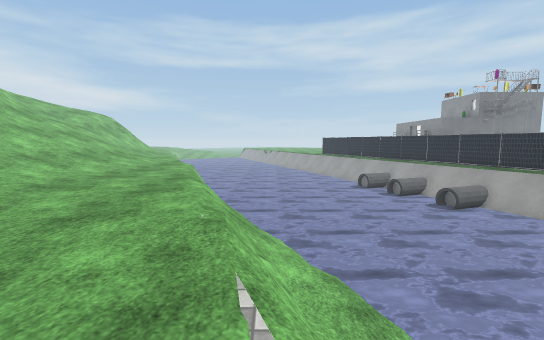
[1] (above)

18 first-person views from a walk through a Unity game level. The camera is 1.3 m above the floor, tilts 6° down and sees 90° across. The floor is counted in squares, 1 m on a side. Each view is taken from the middle of a square. On the plan, view 1 faces up. The plan holds only what a view shows up to about 13 squares ahead; the rest is blank. The place goes on beyond the plan. The player character is not drawn. Some surface patterns are stand-ins.

[2]
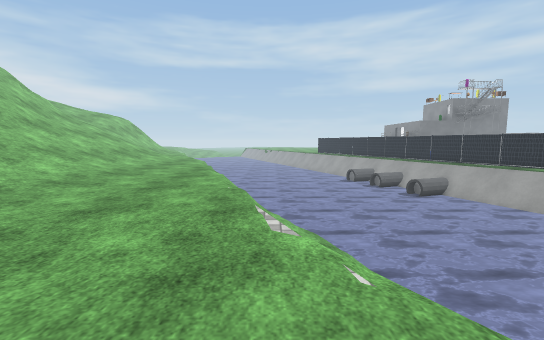

[3]
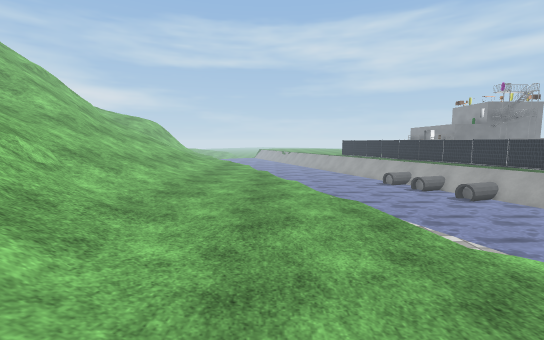

[4]
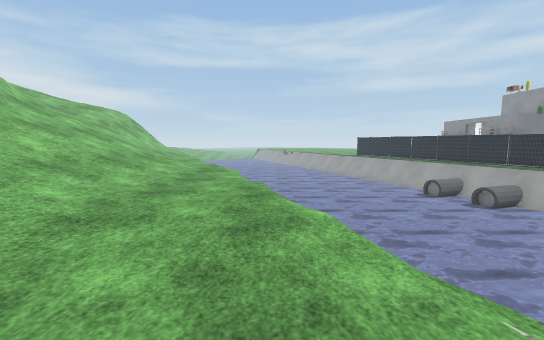

[5]
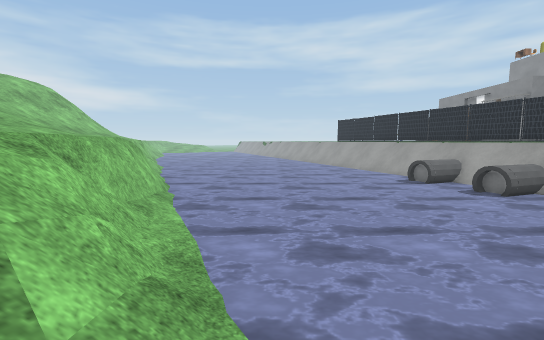

[6]
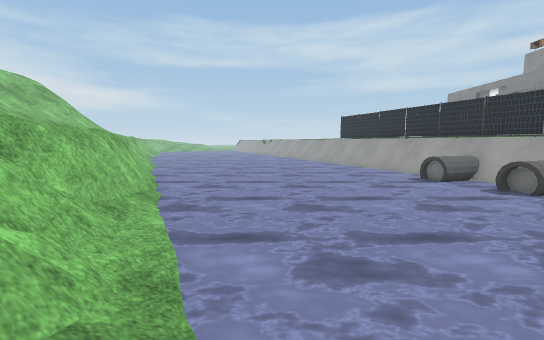

[7]
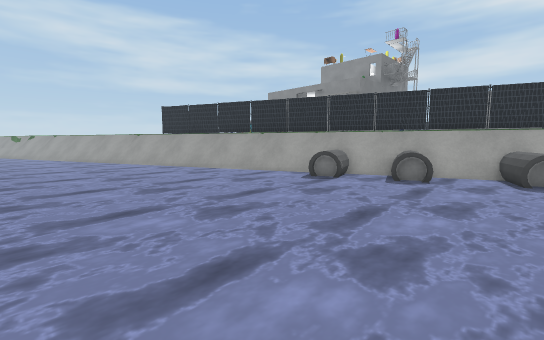

[8]
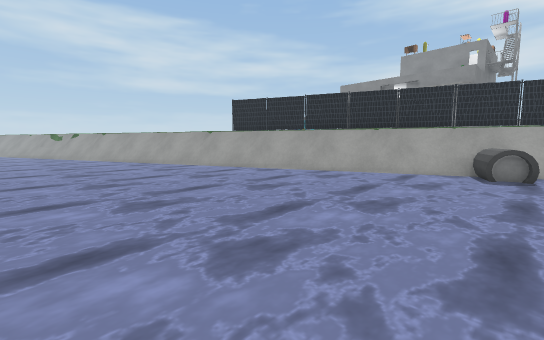

[9]
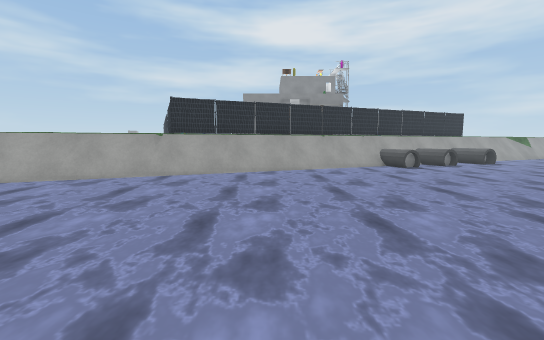

[10]
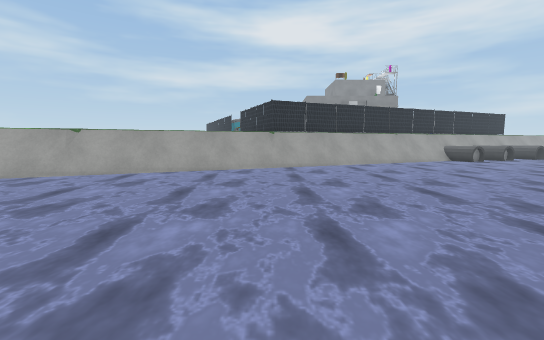

[11]
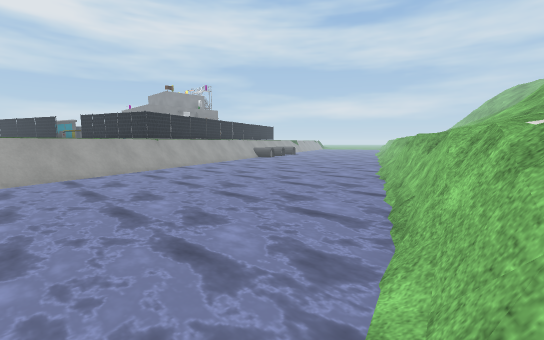

[12]
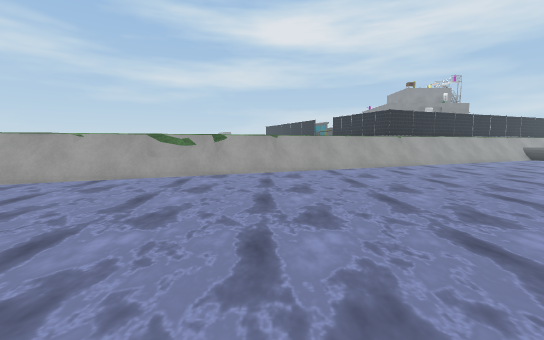

[13]
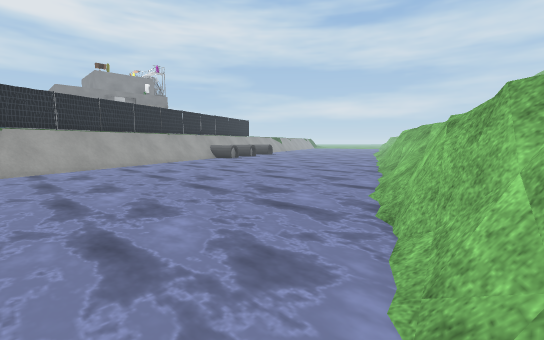

[14]
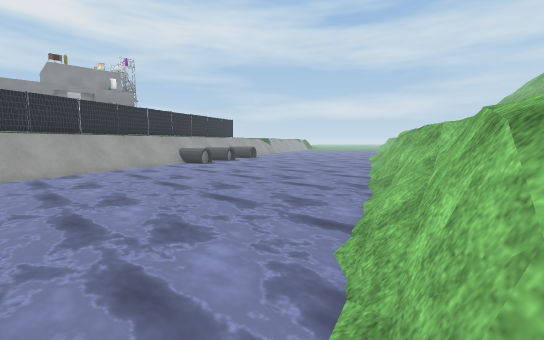

[15]
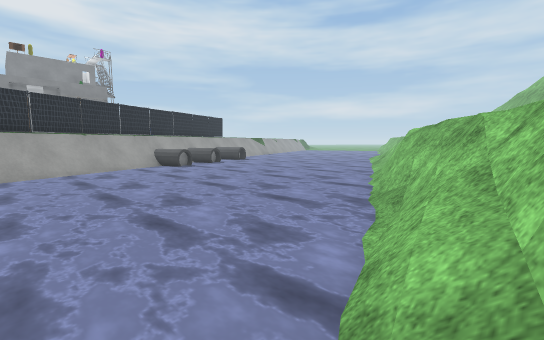

[16]
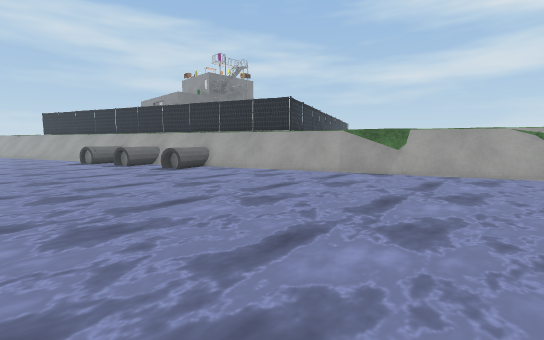

[17]
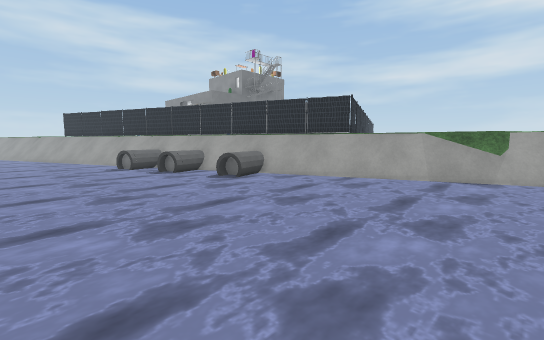

[18]
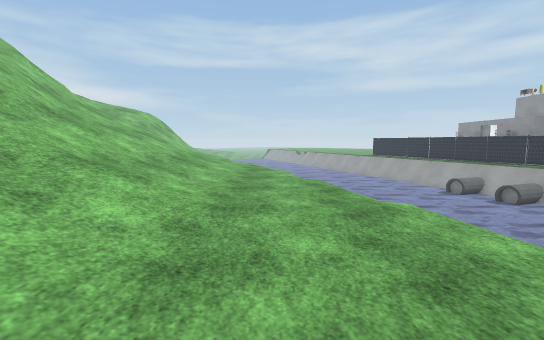

### Floor plan
Key: @ floor where view 1 was taken; # wall or solid block; . main floor; - floor 0.25 m lower than the main floor; : floor 0.25 m higher than the main floor; _ floor 1.75 m lower than the main floor; / step, stairs or slope; = window, fence, low wall or low ledge; ~ water the walk can cross; ≈ water the walk keeps out of; v drop or lower ground; P pipe; O other object.
Columns run from 15 left of view 1 to 14 right of it. Each row starts with its distance up from view 1.
 48            =v
 47           ~≈v-
 46          ~~~=#
 45         ~~~~==
 44        ~~~~~~=.
 43      ~~~~~~~~=v
 42     ~~~~~~~~~≈=
 41     ~~~~~~~~~~=#
 40     ~~~~~~~~~~==
 39   / ~~~~~~~~~~~=
 38   / ~~~~~~~~~~~=v
 37    ~~~~~~~~~~~~≈#
 36   v~~~~~~~~~~~~~=v
 35   =/~~~~~~~~~~~~=#
 34   /=~~~~~~~~~~~~~#
 33   /#~~~~~~~~~~~~~=#
 32   //=~~~~~~~~~~~~≈=
 31   //v~~~~~~~~~~~~~=v #
 30   //=≈~~~~~~~~~~~~=# #
 29   ///v~~~~~~~~~~~~~=###
 28   // #_~~~~~~~~~~~~=# #
 27       #~~~~~~~~~~~~≈###
 26       #/~~~~~~~~~~~~=### O
 25       /=~~~~~~~~~~~~≈### O
 24       .v≈~~~~~~~~~~~~=# #OO
 23        v=~~~~~~~~~~~~==##O
 22        -=~~~~~~~~~~~~≈###O
 21   ///  .v≈~~~~~~~~~~~~=v##
 20   ///   ==~~~~~~~~~~~~P# #
 19    ///  /=≈~~~~~~~~~~PPP  #
 18     /// ./v~~~~~~~~~~~P## #
 17      ///:.=≈~~~~~~~~~~~P# ##
 16 =////////..v~~~~~~~~~~PPPv #
 15 =////////..v_~~~~~~~~~~~≈###
 14 /////////..#=~~~~~~~~~~~P##=#
 13 /////////..#=~~~~~~~~~~PPP#
 12 /////////...=/~~~~~~~~~~P~##
 11  /=//////...==~~~~~~~~~~~~=###
 10 /////////....=/~~~~~~~~~~~≈=
  9 /////////....#/~~~~~~~~~~~~##
  8  ////////....///~~~~~~~~~~~==
  7   ///////:....//~~~~~~~~~~~~=
  6    ///////....=//~~~~~~~~~~~=v
  5     //////....==/~~~~~~~~~~~≈=
  4      /////.....=//~~~~~~~~~~~=
  3       /=//.....=//~~~~~~~~~~~=
  2        =//...../  ~~~~~~~~~~~~
  1         ///.....  ~~~~~~~~~~~~
  0          //:...@-
 -1           //.....=
 -2           //
 -3             /  .

Where each view was taken, in squares from view 1:
view 1: 0 up, 0 right, facing up
view 2: 3 down, 0 right, facing up
view 3: 3 down, 3 left, facing up
view 4: 3 up, 3 left, facing up
view 5: 7 up, 0 right, facing up
view 6: 8 up, 0 right, facing up
view 7: 13 up, 2 left, facing up-right
view 8: 18 up, 4 left, facing up-right
view 9: 26 up, 8 left, facing right
view 10: 31 up, 10 left, facing right
view 11: 38 up, 13 left, facing down-right
view 12: 39 up, 13 left, facing right
view 13: 31 up, 10 left, facing down-right
view 14: 28 up, 9 left, facing down-right
view 15: 26 up, 8 left, facing down-right
view 16: 1 up, 3 right, facing up-right
view 17: 4 up, 2 right, facing up-right
view 18: 2 up, 5 left, facing up
